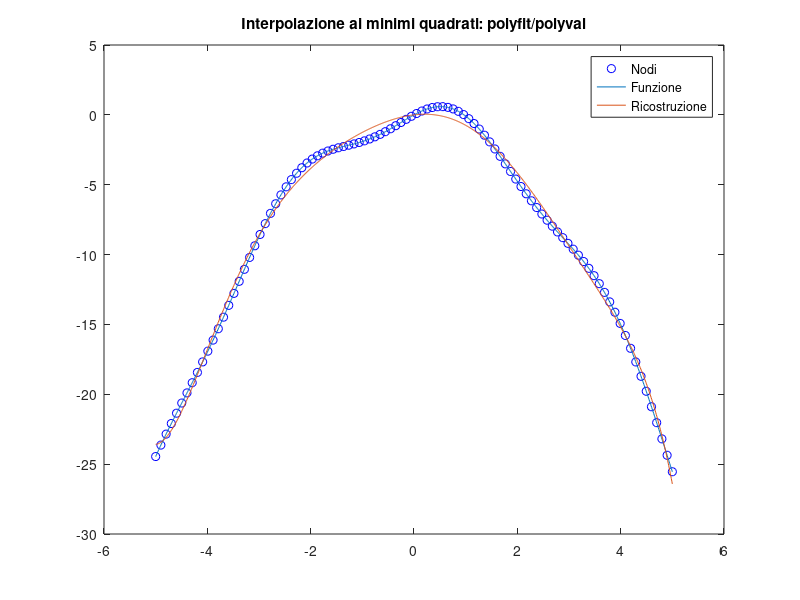
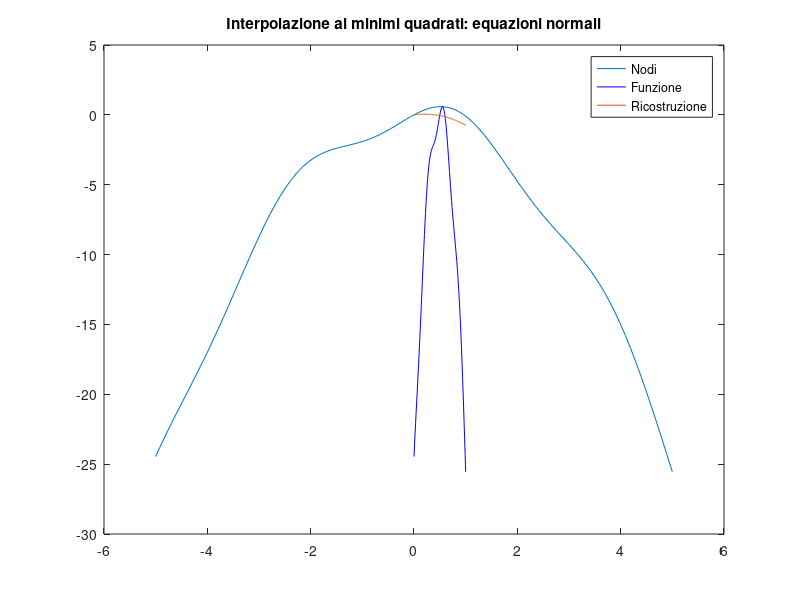
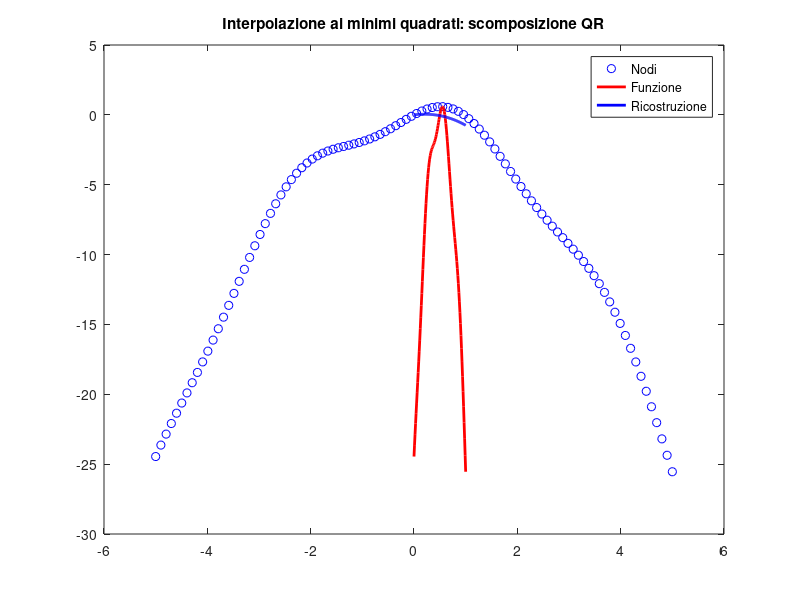

Recreate these plots in MATLAB, in order.
f = @(x) sin(2.*x) - x.^2;
n = 100;
x = linspace(-5,5,n);

s = linspace(-5,5,1000);
f_dist =@(x) f + 0.5*rand(size(f));
y = f(x);
f_esatta = f(s);

d = 8;

%metodo polyfit per i minimi quadrati
coeffs_poly = polyfit(x,y,d); % Calcolo i coefficienti attraverso la funzione polyfit
rec_poly = polyval(coeffs_poly,s); % Valuto il pol in 1000 punti su [-5,5]

figure(1)
plot(x,y, 'ob');
hold on;
plot(s,f_esatta);
plot(s, rec_poly);
legend('Nodi','Funzione','Ricostruzione')
title('Interpolazione ai minimi quadrati: polyfit/polyval')

%metodo equazioni normali
V = fliplr(vander(x));

A = V(:,1:d+1);

sol = (A'*A) \ (A'*y');

s = linspace(0,1,100);
ricostruzione_eq_norm = polyval(sol(end:-1:1),s);



figure(2)
plot(x,y);
hold on;
plot(s,y, 'b');
plot(s,ricostruzione_eq_norm);
legend('Nodi','Funzione','Ricostruzione');
title('Interpolazione ai minimi quadrati: equazioni normali');


%scomposizione qr
V = fliplr(vander(x));

A = V(:,1:d+1);

[Q,R] = qr(A);

Q1 = Q(:,[1:d+1]);
R1 = R([1:d+1],[1:d+1]);

b = Q1' * y';
coeffs_qr = R1\b; % Calcolo i coefficienti con QR

rec_qr = polyval(coeffs_qr(end:-1:1),s); % Si veda sopra

figure(3)
plot(x,y,'ob')
hold on
plot(s,y,'-r','LineWidth',2)
plot(s,rec_qr,'-b','LineWidth',2)
legend('Nodi','Funzione','Ricostruzione')
title('Interpolazione ai minimi quadrati: scomposizione QR')

